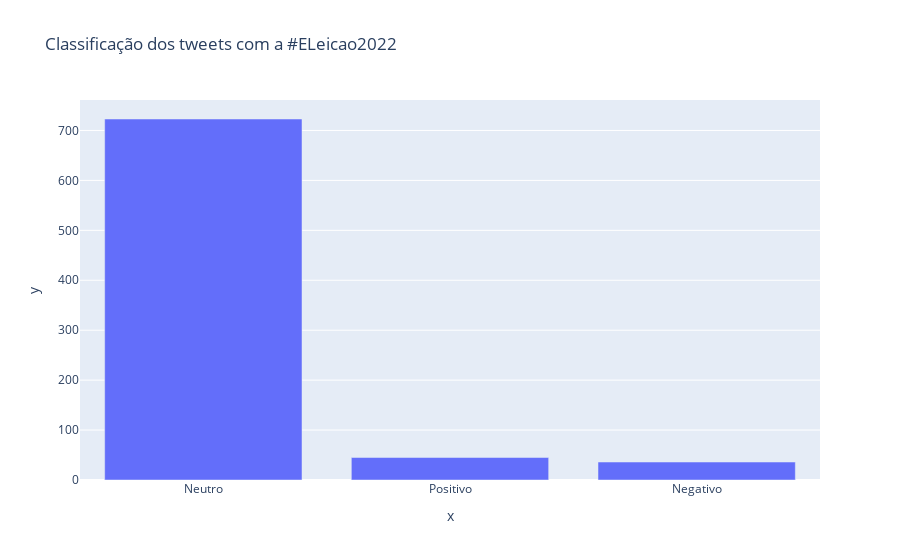

This figure's notebook cell:
### Code cell
import plotly.express as px
fig = px.bar(x = tweets_predicao["Classificacao"].value_counts().index, 
             y = tweets_predicao["Classificacao"].value_counts().values,
             title = "Classificação dos tweets com a #ELeicao2022")
fig.show()

### Figure 1 — Plotly figure (JSON) as saved in the notebook; plotly's stock layout.template omitted (floating-point values rounded to 4 significant figures)
{"data": [{"alignmentgroup": "True", "hovertemplate": "x=%{x}<br>y=%{y}<extra></extra>", "legendgroup": "", "marker": {"color": "#636efa", "pattern": {"shape": ""}}, "name": "", "offsetgroup": "", "orientation": "v", "showlegend": false, "textposition": "auto", "type": "bar", "x": ["Neutro", "Positivo", "Negativo"], "xaxis": "x", "y": [723, 45, 36], "yaxis": "y"}], "layout": {"barmode": "relative", "legend": {"tracegroupgap": 0}, "title": {"text": "Classificação dos tweets com a #ELeicao2022"}, "xaxis": {"anchor": "y", "domain": [0, 1], "title": {"text": "x"}}, "yaxis": {"anchor": "x", "domain": [0, 1], "title": {"text": "y"}}}}
